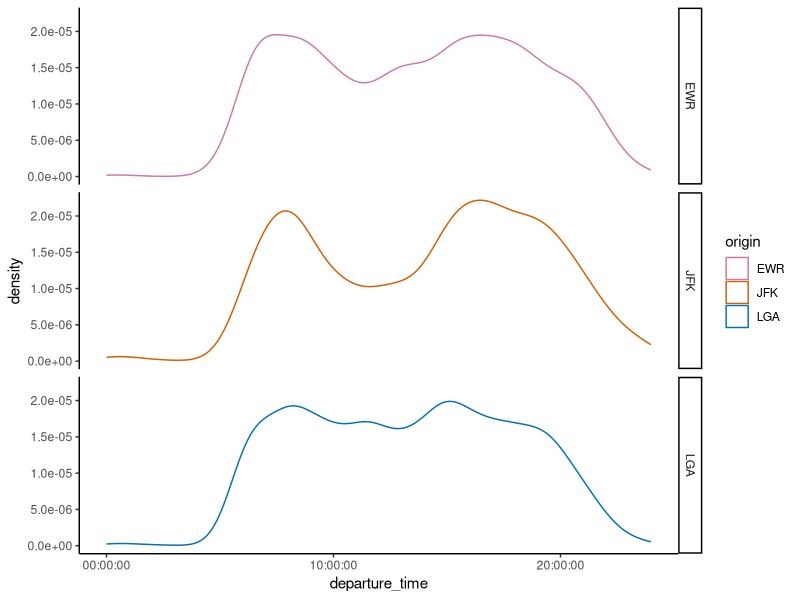

Here is the R script that generated this plot:
## ---- chunk 1
library(tidyverse)

palette2 <- c("#CC79A7","#D55E00","#0072B2","#F0E442","#009E73","#56B4E9","#E69F00","#000000")
## ---- chunk 2

dataset <- read.csv("../assets/datasets/flights.csv")
## ---- chunk 3
#| warning: false
dataset <- dataset %>% 
              mutate(departure = dmy_hms(departure),
                     scheduled_departure = dmy_hms(scheduled_departure),
                     arrival = dmy_hms(arrival),
                     scheduled_arrival = dmy_hms(scheduled_arrival),
                     late = difftime(arrival,scheduled_arrival,units = "mins"))
## ---- chunk 4
dataset <- dataset %>% 
  mutate(late_scaled = scale(late)) %>% 
  filter(late_scaled < 3 & late_scaled > -3)
## ---- chunk 5
dataset %>% 
  group_by(carrier) %>% 
  summarise(mean = mean(late, na.rm = T)) %>% 
  arrange(mean)

# oder so:

dataset %>% 
  group_by(carrier) %>% 
  summarise(mean = mean(late, na.rm = T)) %>% 
  slice(which.min(mean),which.max(mean))
## ---- chunk 6
dataset %>% 
 mutate(delayed = case_when(late > 30 ~ TRUE,
                            late < 30 ~ FALSE)) -> dataset
## ---- chunk 7
dataset %>% 
  group_by(delayed, carrier) %>% 
  filter(!is.na(delayed)) %>% 
  summarise(sum = n()) %>% 
  arrange(desc(sum))
## ---- chunk 8
dataset %>% 
  mutate(departure_time = hms::as_hms(departure)) %>% 
  ggplot(aes(x=departure_time,color=origin))+
  geom_density()+
  facet_grid(origin~.)+
  theme_classic()+
  scale_color_manual(values=palette2)
## ---- chunk 9
ap.cali <- c("ACV", "BFL", "BUR", "FAT", "LGB", "LAX", "MRY", "OAK", "ONT", "SNA", "PSP", "RDD", "SMF", "SAN", "SFO", "SJC", "SBP", "SBA", "SMX", "STS", "SCK")

dataset %>% 
  filter(dest == ap.cali[1] | dest == ap.cali[2] | dest == ap.cali[3] | dest == ap.cali[4] | dest == ap.cali[5] | dest == ap.cali[6] | dest == ap.cali[7] | dest == ap.cali[8] | dest == ap.cali[9] | dest == ap.cali[10] | dest == ap.cali[11] | dest == ap.cali[12] | dest == ap.cali[13] | dest == ap.cali[14] | dest == ap.cali[15] | dest == ap.cali[16] | dest == ap.cali[17] | dest == ap.cali[18] | dest == ap.cali[19] | dest == ap.cali[20] | dest == ap.cali[21])
## ---- chunk 10
dataset %>% 
  filter(dest %in% ap.cali)
